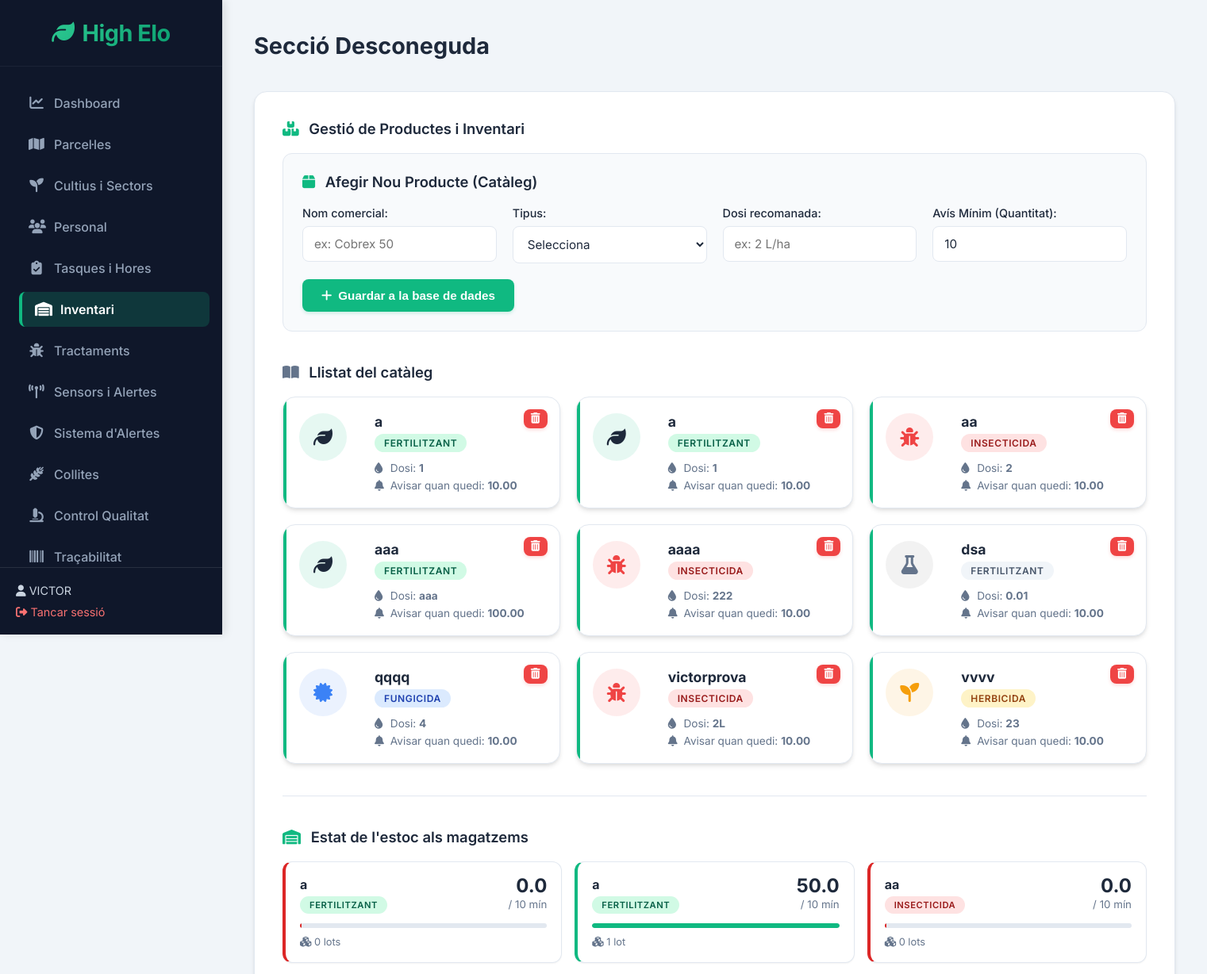
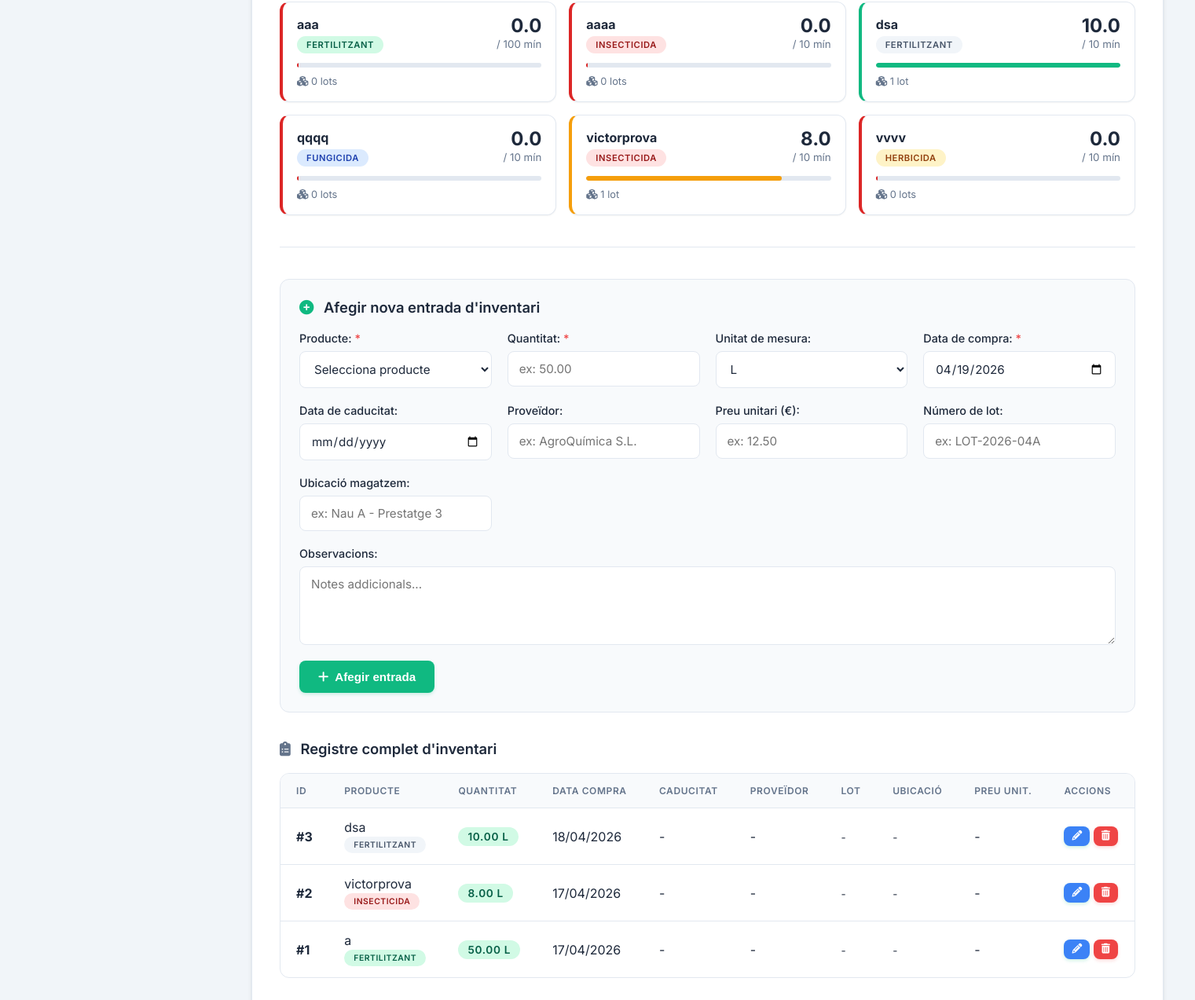
Page /index.php?p=inventari (signed in) on the committed database (2 pictures, top to bottom).
### tables this page shows
CREATE TABLE `producte` (
  `id_producte` int(11) NOT NULL,
  `nom_comercial` varchar(100) NOT NULL,
  `materia_activa` varchar(255) DEFAULT NULL,
  `tipus` varchar(50) NOT NULL DEFAULT '',
  `dosi_recomanada` varchar(255) DEFAULT NULL,
  `termini_seguretat` int(11) DEFAULT NULL COMMENT 'dies',
  `classificacio_tox` varchar(50) DEFAULT NULL,
  `restriccions` text DEFAULT NULL,
  `compatibilitat` varchar(500) DEFAULT NULL,
  `fabricant` varchar(100) DEFAULT NULL,
  `numero_registre` varchar(50) DEFAULT NULL,
  `mode_accio` varchar(255) DEFAULT NULL,
  `quantitat_minima` decimal(10,2) NOT NULL DEFAULT 10.00
);

CREATE TABLE `inventari` (
  `id_inventari` int(11) NOT NULL,
  `producte_id` int(11) NOT NULL,
  `quantitat` decimal(10,2) NOT NULL DEFAULT 0.00,
  `unitat_mesura` varchar(20) NOT NULL DEFAULT 'L',
  `data_compra` date DEFAULT NULL,
  `caducitat` date DEFAULT NULL,
  `proveidor` varchar(150) DEFAULT NULL,
  `preu_unitari` decimal(10,2) DEFAULT NULL,
  `numero_lot` varchar(50) DEFAULT NULL,
  `ubicacio` varchar(100) DEFAULT NULL,
  `observacions` text DEFAULT NULL,
  `created_at` datetime NOT NULL DEFAULT current_timestamp()
);

### modules/inventari.php (the view, shortened to what the rows shown need)
<?php
$conn->query("
    CREATE TABLE IF NOT EXISTS `Inventari` (
        `id_inventari` int(11) NOT NULL AUTO_INCREMENT,
        `producte_id`  int(11) NOT NULL,
        `quantitat`    decimal(10,2) NOT NULL DEFAULT 0.00,
        `unitat_mesura` varchar(20) NOT NULL DEFAULT 'L',
        `data_compra`  date DEFAULT NULL,
        `caducitat`    date DEFAULT NULL,
        `proveidor`    varchar(150) DEFAULT NULL,
        `preu_unitari` decimal(10,2) DEFAULT NULL,
        `numero_lot`   varchar(50) DEFAULT NULL,
        `ubicacio`     varchar(100) DEFAULT NULL,
        `observacions` text DEFAULT NULL,
        `created_at`   datetime NOT NULL DEFAULT CURRENT_TIMESTAMP,
        PRIMARY KEY (`id_inventari`),
        KEY `fk_inventari_producte` (`producte_id`),
        CONSTRAINT `fk_inventari_producte` FOREIGN KEY (`producte_id`)
            REFERENCES `Producte` (`id_producte`) ON DELETE CASCADE ON UPDATE CASCADE
    ) ENGINE=InnoDB DEFAULT CHARSET=utf8mb4 COLLATE=utf8mb4_spanish_ci
");
$stock_resum = $conn->query("
    SELECT p.id_producte, p.nom_comercial, p.tipus, p.quantitat_minima,
           COALESCE(SUM(i.quantitat), 0) AS stock_total,
           MIN(i.caducitat) AS propera_caducitat,
           COUNT(i.id_inventari) AS num_lots
    FROM Producte p
    LEFT JOIN Inventari i ON p.id_producte = i.producte_id
    GROUP BY p.id_producte
    ORDER BY p.nom_comercial ASC
");
?>
<div class="section">
    <?php
    $productes = $conn->query("SELECT id_producte, nom_comercial, tipus, dosi_recomanada, quantitat_minima FROM Producte ORDER BY nom_comercial");
    if ($productes->num_rows > 0):
    ?>
        <div style="display: grid; grid-template-columns: repeat(auto-fill, minmax(280px, 1fr)); gap: 20px;">
            <?php while ($pr = $productes->fetch_assoc()):
                $bdg = 'badge-secondary';
                $icon = 'fa-flask';
                $color = 'var(--text-muted)';
                $bg = 'rgba(0,0,0,0.05)';
                if($pr['tipus'] == 'Fertilitzant') { $bdg = 'badge-success'; $icon = 'fa-leaf'; $color = 'var(--success)'; $bg = 'rgba(16,185,129,0.1)'; }
                if($pr['tipus'] == 'Insecticida') { $bdg = 'badge-danger'; $icon = 'fa-bug'; $color = 'var(--danger)'; $bg = 'rgba(239,68,68,0.1)'; }
                if($pr['tipus'] == 'Fungicida') { $bdg = 'badge-info'; $icon = 'fa-certificate'; $color = 'var(--info)'; $bg = 'rgba(59,130,246,0.1)'; }
                if($pr['tipus'] == 'Herbicida') { $bdg = 'badge-warning'; $icon = 'fa-seedling'; $color = 'var(--warning)'; $bg = 'rgba(245,158,11,0.1)'; }
            ?>
                <div class="kpi-card" style="position:relative; align-items:flex-start; padding:20px;">
                    <div style="position:absolute; top:15px; right:15px;">
                        <a href="?p=inventari&eliminar_producte=1&id=<?= $pr['id_producte'] ?>"
                           class="btn btn-red btn-icon" style="padding:5px 9px; font-size:0.85rem;"
                           onclick="return confirm('Segur? Això eliminarà aquest producte i SENSE POSSIBLE RECUPERACIÓ tot el seu inventari.');"
                           title="Eliminar del catàleg">
                            <i class="fa-solid fa-trash-can"></i>
                        </a>
                    </div>
                    <div class="kpi-icon" style="color:<?= $color ?>; background:<?= $bg ?>; margin-right:15px;">
                        <i class="fa-solid <?= $icon ?>"></i>
                    </div>
                    <div class="kpi-content" style="flex:1;">
                        <h4 style="margin:0 0 5px 0; font-size:1.1rem; color:var(--text);"><?= htmlspecialchars($pr['nom_comercial']) ?></h4>
                        <span class="badge <?= $bdg ?>" style="font-size:0.75rem; margin-bottom:12px; display:inline-block;"><?= htmlspecialchars($pr['tipus']) ?></span>
                        <div style="font-size:0.85rem; color:var(--text-muted); display:flex; flex-direction:column; gap:6px;">
                            <div><i class="fa-solid fa-droplet" style="width:16px;"></i> Dosi: <strong style="color:var(--text);"><?= htmlspecialchars($pr['dosi_recomanada']) ?></strong></div>
                            <div><i class="fa-solid fa-bell" style="width:16px;"></i> Avisar quan quedi: <strong style="color:var(--text);"><?= number_format($pr['quantitat_minima'], 2) ?></strong></div>
                        </div>
                    </div>
                </div>
            <?php endwhile; ?>
        </div>
    <?php else: ?>
        <p style="color:var(--text-muted);"><i class="fa-solid fa-folder-open"></i> El catàleg està buit actualment.</p>
    <?php endif; ?>
    <?php if ($stock_resum && $stock_resum->num_rows > 0): ?>
        <div class="inventari-stock-grid">
            <?php while ($s = $stock_resum->fetch_assoc()):
                $stock = (float)$s['stock_total'];
                $minim = (float)$s['quantitat_minima'];
                $percentatge = $minim > 0 ? min(100, ($stock / $minim) * 100) : ($stock > 0 ? 100 : 0);
                if ($stock <= 0) {
                    $stock_class = 'stock-critic';
                    $bar_color = '#dc2626';
                } elseif ($stock < $minim) {
                    $stock_class = 'stock-baix';
                    $bar_color = '#f59e0b';
                } else {
                    $stock_class = 'stock-ok';
                    $bar_color = '#10b981';
                }
                $tipus_badge = 'badge-secondary';
                if ($s['tipus'] == 'Fertilitzant') $tipus_badge = 'badge-success';
                if ($s['tipus'] == 'Insecticida') $tipus_badge = 'badge-danger';
                if ($s['tipus'] == 'Fungicida') $tipus_badge = 'badge-info';
                if ($s['tipus'] == 'Herbicida') $tipus_badge = 'badge-warning';
            ?>
                <div class="stock-card <?= $stock_class ?>">
                    <div class="stock-card-header">
                        <div>
                            <h4 style="margin:0 0 4px 0; font-size:1rem;"><?= htmlspecialchars($s['nom_comercial']) ?></h4>
                            <span class="badge <?= $tipus_badge ?>" style="font-size:0.7rem;"><?= htmlspecialchars($s['tipus']) ?></span>
                        </div>
                        <div class="stock-numero">
                            <span class="stock-valor"><?= number_format($stock, 1) ?></span>
                            <small style="color:var(--text-muted);">/ <?= number_format($minim, 0) ?> mín</small>
                        </div>
                    </div>
                    <div class="stock-barra-fons">
                        <div class="stock-barra" style="width:<?= $percentatge ?>%; background:<?= $bar_color ?>;"></div>
                    </div>
                    <div class="stock-card-footer">
                        <span style="font-size:0.8rem; color:var(--text-muted);">
                            <i class="fa-solid fa-cubes"></i> <?= $s['num_lots'] ?> lot<?= $s['num_lots'] != 1 ? 's' : '' ?>
                        </span>
                    </div>
                </div>
            <?php endwhile; ?>
        </div>
    <?php else: ?>
        <p style="color:var(--text-muted);"><i class="fa-solid fa-folder-open"></i> No hi ha productes registrats.</p>
    <?php endif; ?>
    <?php
    $inventari = $conn->query("
        SELECT i.*, p.nom_comercial, p.tipus
        FROM Inventari i
        JOIN Producte p ON i.producte_id = p.id_producte
        ORDER BY i.data_compra DESC, i.id_inventari DESC
    ");
    if ($inventari && $inventari->num_rows > 0):
    ?>
        <div class="table-container">
            <table>
                <tr>
                    <th>ID</th>
                    <th>Producte</th>
                    <th>Quantitat</th>
                    <th>Data compra</th>
                    <th>Caducitat</th>
                    <th>Proveïdor</th>
                    <th>Lot</th>
                    <th>Ubicació</th>
                    <th>Preu unit.</th>
                    <th>Accions</th>
                </tr>
                <?php while ($inv = $inventari->fetch_assoc()):
                    $cad_style = '';
                    $tb = 'badge-secondary';
                    if ($inv['tipus'] == 'Fertilitzant') $tb = 'badge-success';
                    if ($inv['tipus'] == 'Insecticida') $tb = 'badge-danger';
                ?>
                    <tr<?= ($inv['quantitat'] <= 0) ? ' style="opacity:0.5;"' : '' ?>>
                        <td><strong>#<?= $inv['id_inventari'] ?></strong></td>
                        <td>
                            <?= htmlspecialchars($inv['nom_comercial']) ?>
                            <br><span class="badge <?= $tb ?>" style="font-size:0.65rem;"><?= htmlspecialchars($inv['tipus']) ?></span>
                        </td>
                        <td>
                            <span class="badge <?= $inv['quantitat'] <= 0 ? 'badge-danger' : 'badge-success' ?>" style="font-size:0.85rem;">
                                <?= number_format($inv['quantitat'], 2) ?> <?= htmlspecialchars($inv['unitat_mesura']) ?>
                            </span>
                        </td>
                        <td><?= $inv['data_compra'] ? date('d/m/Y', strtotime($inv['data_compra'])) : '-' ?></td>
                        <td style="<?= $cad_style ?>">
                            <?php if ($inv['caducitat']): ?>
                                <?= date('d/m/Y', strtotime($inv['caducitat'])) ?>
                                <?php if (isset($dies) && $dies < 0): ?>
                                    <br><small><i class="fa-solid fa-skull"></i> Caducat</small>
                                <?php elseif (isset($dies) && $dies <= 30): ?>
                                    <br><small><i class="fa-solid fa-clock"></i> <?= $dies ?>d restants</small>
                                <?php endif; ?>
                            <?php else: ?>
                                -
                            <?php endif; ?>
                        </td>
                        <td><?= htmlspecialchars($inv['proveidor'] ?: '-') ?></td>
                        <td><small><?= htmlspecialchars($inv['numero_lot'] ?: '-') ?></small></td>
                        <td><small><?= htmlspecialchars($inv['ubicacio'] ?: '-') ?></small></td>
                        <td><?= $inv['preu_unitari'] ? number_format($inv['preu_unitari'], 2) . ' €' : '-' ?></td>
                        <td style="white-space:nowrap;">
                            <a href="?p=inventari&editar=<?= $inv['id_inventari'] ?>"
                               class="btn btn-icon" style="background:var(--info); font-size:0.8rem; padding:6px 10px;" title="Editar">
                                <i class="fa-solid fa-pencil"></i>
                            </a>
                            <a href="?p=inventari&eliminar_inventari=1&id=<?= $inv['id_inventari'] ?>"
                               class="btn btn-red btn-icon" style="font-size:0.8rem; padding:6px 10px;"
                               onclick="return confirm('Segur que vols eliminar l\'entrada d\'inventari #<?= $inv['id_inventari'] ?>?');" title="Eliminar">
                                <i class="fa-solid fa-trash-can"></i>
                            </a>
                        </td>
                    </tr>
                <?php endwhile; ?>
            </table>
        </div>
    <?php else: ?>
        <p style="color:var(--text-muted);"><i class="fa-solid fa-folder-open"></i> L'inventari està buit. Afegeix la primera entrada amb el formulari de dalt.</p>
    <?php endif; ?>
</div>

### rows in the picture
producte: nom_comercial "a", tipus "FERTILITZANT", dosi_recomanada "1", quantitat_minima "10.00", stock "50.0", quantitat_minima "10", $percentatge 100 (drawn), num_lots "1"
producte: nom_comercial "a", tipus "FERTILITZANT", dosi_recomanada "1", quantitat_minima "10.00", stock "0.0", quantitat_minima "10", num_lots "0"
producte: nom_comercial "aa", tipus "INSECTICIDA", dosi_recomanada "2", quantitat_minima "10.00", stock "0.0", quantitat_minima "10", num_lots "0"
producte: nom_comercial "aaa", tipus "FERTILITZANT", dosi_recomanada "aaa", quantitat_minima "100.00", stock "0.0", quantitat_minima "100", num_lots "0"
producte: nom_comercial "aaaa", tipus "INSECTICIDA", dosi_recomanada "222", quantitat_minima "10.00", stock "0.0", quantitat_minima "10", num_lots "0"
producte: nom_comercial "dsa", tipus "FERTILITZANT", dosi_recomanada "0.01", quantitat_minima "10.00", stock "10.0", quantitat_minima "10", $percentatge 100 (drawn), num_lots "1"
producte: nom_comercial "qqqq", tipus "FUNGICIDA", dosi_recomanada "4", quantitat_minima "10.00", stock "0.0", quantitat_minima "10", num_lots "0"
producte: nom_comercial "victorprova", tipus "INSECTICIDA", dosi_recomanada "2L", quantitat_minima "10.00", stock "8.0", quantitat_minima "10", $percentatge 80 (drawn), num_lots "1"
producte: nom_comercial "vvvv", tipus "HERBICIDA", dosi_recomanada "23", quantitat_minima "10.00", stock "0.0", quantitat_minima "10", num_lots "0"
inventari: id_inventari "3", producte.nom_comercial "dsa", producte.tipus "FERTILITZANT", quantitat "10.00", unitat_mesura "L", data_compra "18/04/2026", proveidor "-", numero_lot "-", ubicacio "-"
inventari: id_inventari "2", producte.nom_comercial "victorprova", producte.tipus "INSECTICIDA", quantitat "8.00", unitat_mesura "L", data_compra "17/04/2026", proveidor "-", numero_lot "-", ubicacio "-"
inventari: id_inventari "1", producte.nom_comercial "a", producte.tipus "FERTILITZANT", quantitat "50.00", unitat_mesura "L", data_compra "17/04/2026", proveidor "-", numero_lot "-", ubicacio "-"

### other values in the picture
$_SESSION['usuari_nom'] "VICTOR"
$titols[$p] "Secció Desconeguda"
form field unitat_mesura "L"
